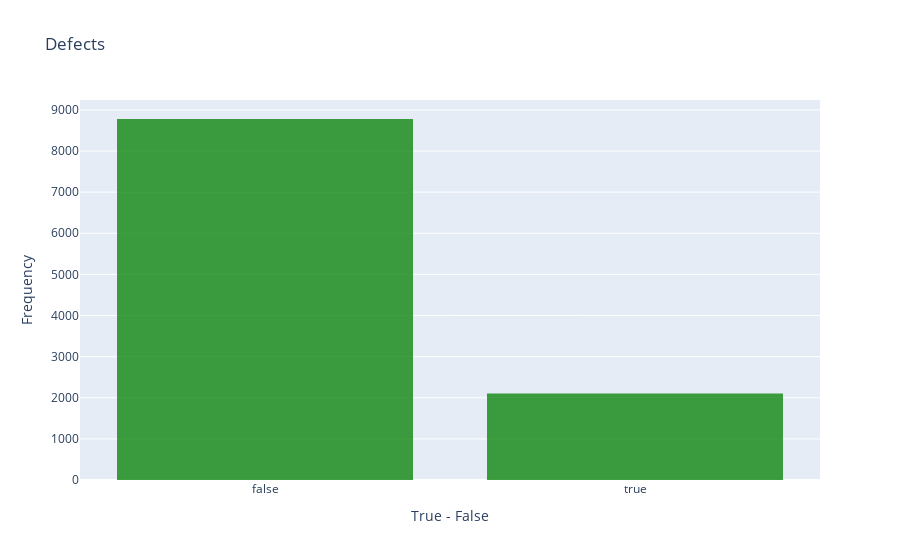

Source (notebook cell):
### Code cell
trace = go.Histogram(
    x = metrics_data.defects,
    opacity = 0.75,
    name = "Defects",
    marker = dict(color = 'green'))

hist_data = [trace]
hist_layout = go.Layout(barmode='overlay',
                   title = 'Defects',
                   xaxis = dict(title = 'True - False'),
                   yaxis = dict(title = 'Frequency'),
)
fig = go.Figure(data = hist_data, layout = hist_layout)
iplot(fig)

### Figure 1 — Plotly figure (JSON) as saved in the notebook; plotly's stock layout.template omitted (floating-point values rounded to 4 significant figures; data arrays with more than 128 entries replaced by an {"elided": "..."} marker saying what was removed)
{"data": [{"marker": {"color": "green"}, "name": "Defects", "opacity": 0.75, "type": "histogram", "x": {"elided": "10885 bool values"}}], "layout": {"barmode": "overlay", "title": {"text": "Defects"}, "xaxis": {"title": {"text": "True - False"}}, "yaxis": {"title": {"text": "Frequency"}}}}
